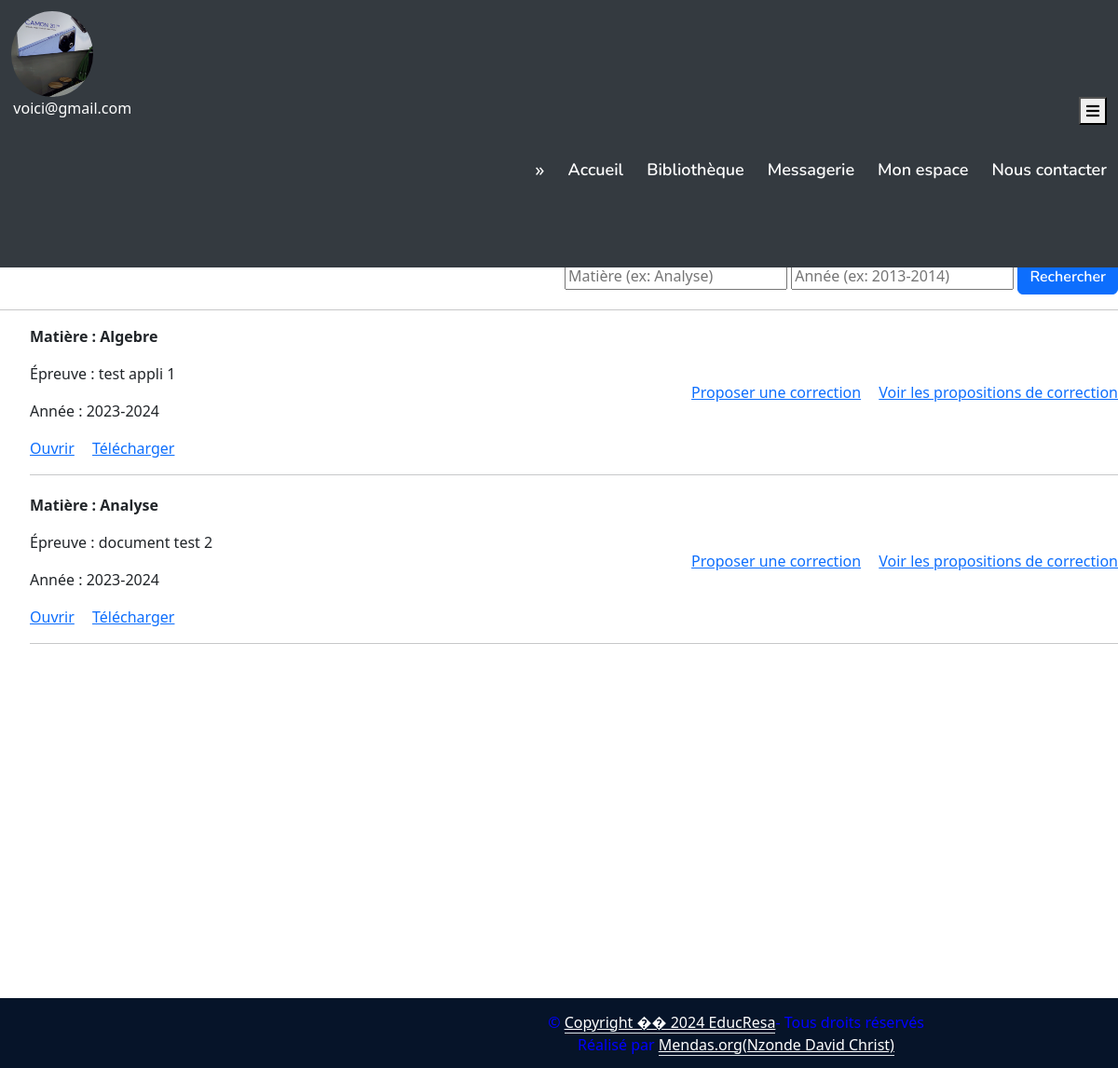
Page /ENSAE/AS1/Semestre2/ (signed in) on the committed database.
### comptes/models.py (models this page shows, shortened)
class Utilisateur (models.Model) :
    id = models.AutoField(primary_key=True)
    user = models.OneToOneField(settings.AUTH_USER_MODEL, on_delete=models.CASCADE, related_name='utilisateur',null=True,blank=True)
    username = models.CharField(max_length = 50, unique = True)
    email = models.EmailField(unique = True)
    password = models.CharField(max_length = 250, unique = True)
    photo = models.ImageField(upload_to = 'documents/photosUsers/', blank = True, default='documents/photosUsers/IMG_20230719_212156_362.jpg')

class Sujets(models.Model):
    id = models.AutoField(primary_key=True)
    ecole = models.CharField(max_length=50)
    classe = models.CharField(max_length=50)
    semestre = models.CharField(max_length=50)
    matiere = models.CharField(max_length=50)
    titre = models.CharField(max_length=50)
    annee = models.CharField(max_length=50)
    date_upload = models.DateField(auto_now_add=True)
    doc = models.FileField(upload_to='Anciens_Sujets/',unique=True, blank=True) # Pour des raisons de telechargement du fichier

### EducResa/views.py (the view)
# urls.py: path('ENSAE/AS1/Semestre2/', views.Ensaeas1semestre2, name='ensae-as1-semestre2'),
def Ensaeas1semestre2(request) :
    sujets = Sujets.objects.filter(ecole='ENSAE', classe='AS1', semestre='Semestre 2').order_by('-date_upload')
    user = Utilisateur.objects.get(id=request.session.get('user_id'))
    return render(request, 'ensaeas1semestre2.html',{'sujets':sujets,'user':user})

### Templates/ENSAE/AS1/ensaeas1semestre2.html (shortened to what this page needs)
{% extends "base.html" %}
{% load static %}
{% block photo %}
    {% if user.photo %}
        <img src="{{user.photo.url}}" alt="Photo de profil" >
    {% endif %}
{% endblock %}
{% block email %}
    <span>{{ user.email }}</span>
{% endblock %}
{% block content %}
    <h2>Liste des Sujets pour ENSAE AS1 Semestre 2</h2>
    <p>Vous pouvez consulter les sujets, télécharger les documents, poster des corrections et voir les propositions de correction.</p>
    <div style="text-align:right;">
    <form id="search-form" method="post" >
        <input type="text" name="matiere" id="input-matiere" placeholder="Matière (ex: Analyse)" autocomplete="off">
        <input type="text" name="annee" id="input-annee" placeholder="Année (ex: 2013-2014)" autocomplete="off">
        <button style="color:white; font-style:bold;" type="submit" class="btn btn-primary" id="btn-rechercher">Rechercher</button>
    </form></div><hr>
    {% if sujets %}
        <ul>
            {% for sujet in sujets %}
                <li class="sujets" data-matiere="{{sujet.matiere}}" data-annee="{{sujet.annee}}"  style="display:block;margin-bottom: 20px;">
                    <div style="display: flex; justify-content: space-between; align-items: center;">
                        <div>
                            <p style="font-weight:bold;">Matière : {{ sujet.matiere }}</p>
                            <p>Épreuve : {{ sujet.titre }}</p>
                            <p>Année : {{ sujet.annee }}</p>
                            <div style="display:inline;">
                                <a style="margin-right:15px" href="{% url 'see_sujet' sujet.id %}">Ouvrir</a>
                                <a href="{% url 'download' sujet.id %}">Télécharger</a>
                            </div>
                        </div>
                        <div style="text-align: right;">
                            <a style="margin-right:15px" href="{% url 'poster_corrige' sujet.id  %}">Proposer une correction</a>
                            <a href="{% url 'see_correction' sujet.id %}">Voir les propositions de correction</a>
                        </div>
                    </div><hr>
                </li>
            {% endfor %}
        </ul>
    {% else %}
        <p>Aucun sujet disponible.</p>
    {% endif %}
{% endblock %}

### static/css/style2.css (style rules this page uses)
:root { --primary: #06A3DA; --secondary: #34AD54; --light: #EEF9FF; --dark: #091E3E; }
h1, h2, .fw-bold { font-weight: 800 !important; }
.btn { font-family: 'Nunito', sans-serif; font-weight: 600; transition: .5s; }
.btn-primary, .btn-secondary { color: #FFFFFF; box-shadow: inset 0 0 0 50px transparent; }

### Templates/base.html (style rules this page uses)
.profil img { height: 100%; width: 75%; border-radius: 50%; }

### rows in the picture
Utilisateur: photo (picture), email "voici@gmail.com"
Sujets: matiere "Algebre", titre "test appli 1", annee "2023-2024"
Sujets: matiere "Analyse", titre "document test 2", annee "2023-2024"
